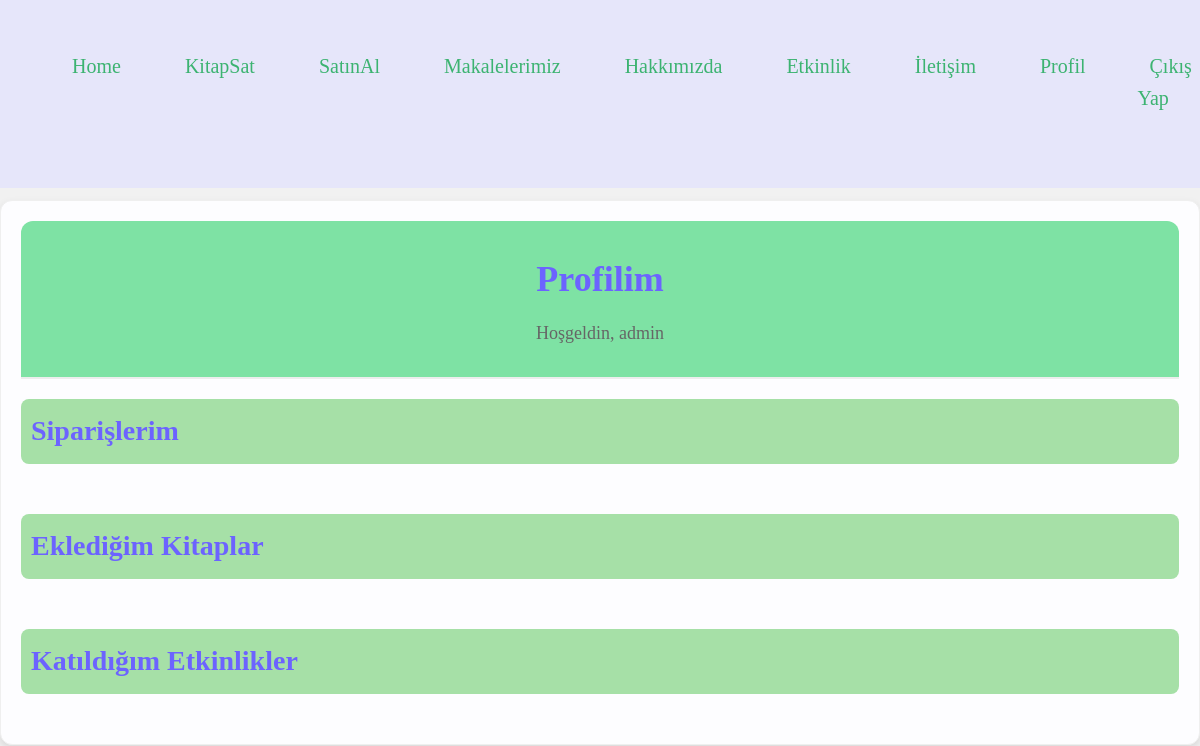
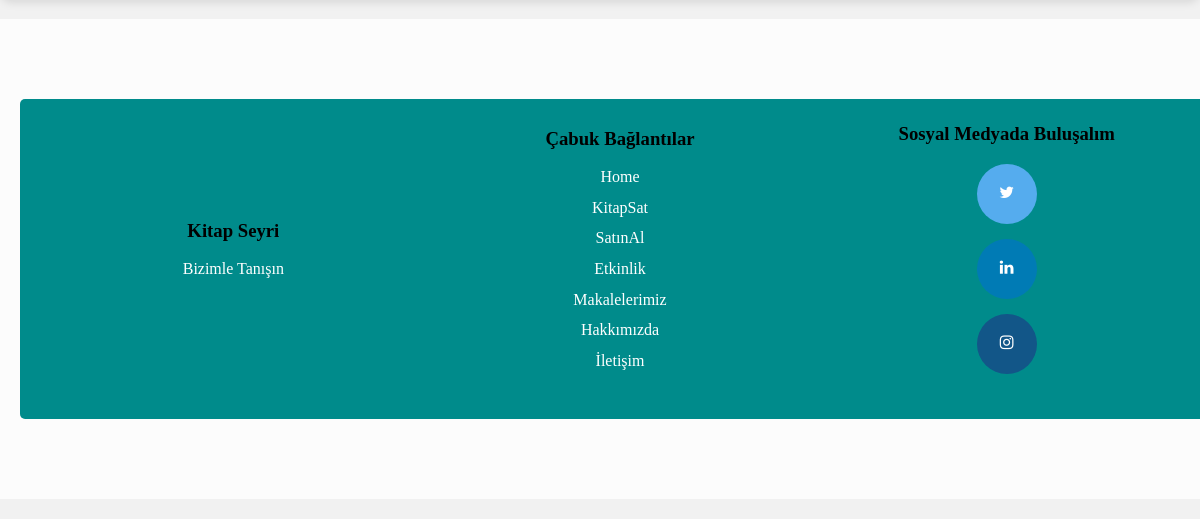
/account/profile/ (signed in), run on an earlier commit of the app's database (2 pictures, top to bottom).
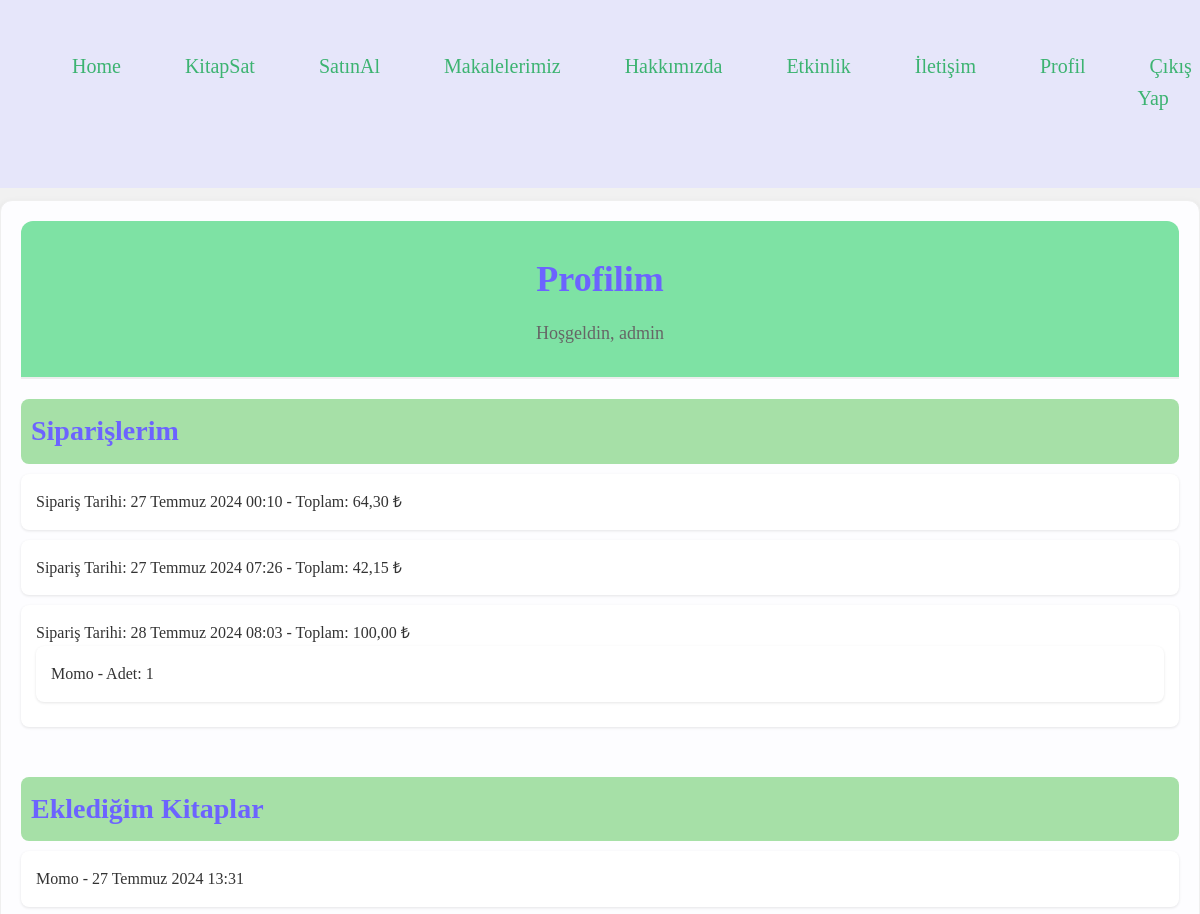
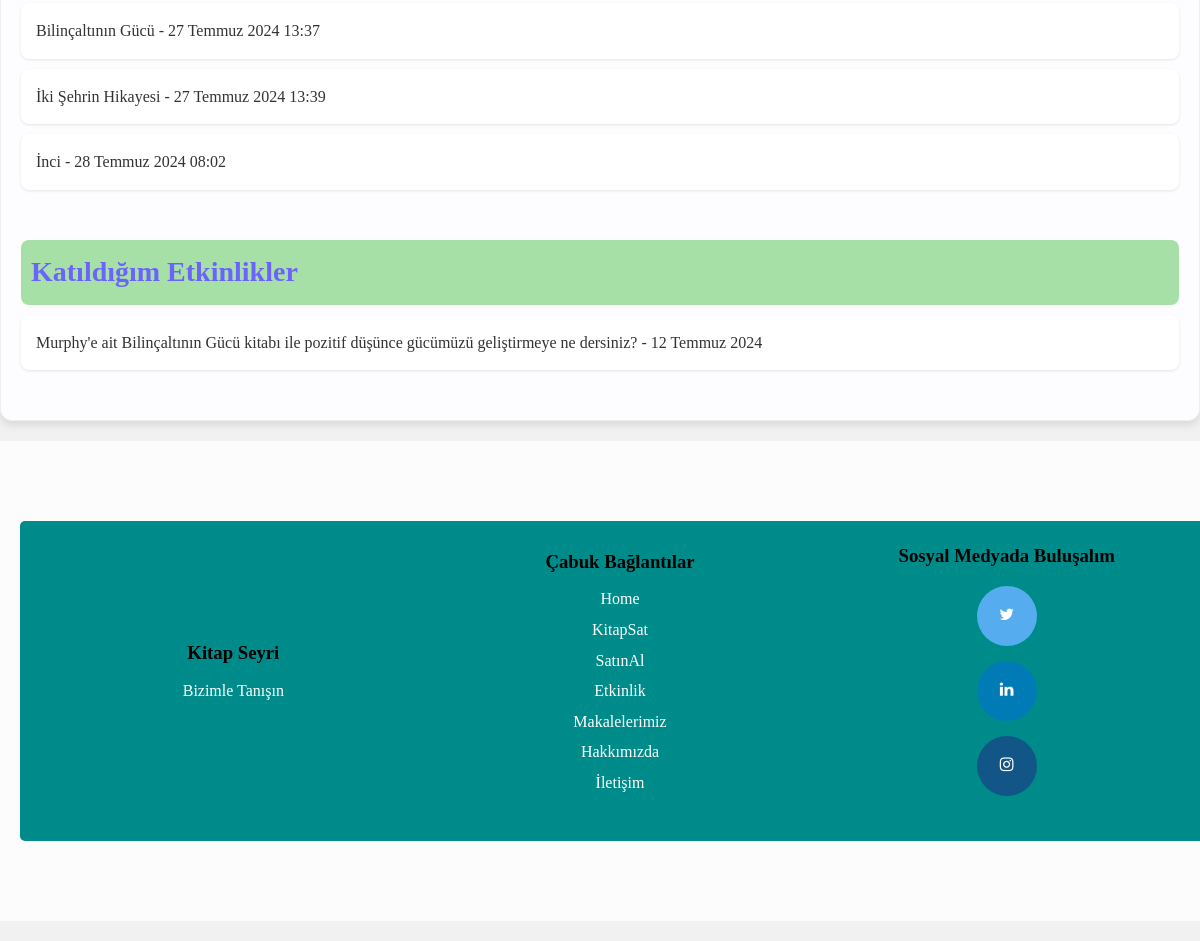
And on a later commit of the database (2 pictures, top to bottom).
### payment/models.py (models this page shows, shortened)
class PaymentOrder(models.Model):
    user = models.ForeignKey(User, on_delete=models.CASCADE)
    total_amount = models.DecimalField(max_digits=10, decimal_places=2)
    created_at = models.DateTimeField(auto_now_add=True)

class OrderItem(models.Model):
    order = models.ForeignKey(PaymentOrder, on_delete=models.CASCADE)
    book = models.ForeignKey(SellBook, on_delete=models.CASCADE)
    quantity = models.PositiveIntegerField(default=1)

### sellbook/models.py (models this page shows, shortened)
class SellBook(models.Model):
    bookname = models.CharField(max_length=255)
    authorname = models.CharField(max_length=255)
    price = models.DecimalField(max_digits=10, decimal_places=2)
    discount = models.DecimalField(max_digits=5, decimal_places=2, blank=True, null=True)
    booktype = models.ForeignKey(Category, on_delete=models.SET_NULL, null=True)
    booklang = models.ForeignKey(Language, on_delete=models.SET_NULL, null=True)
    bookimage = models.ImageField(upload_to='book_images/')
    seller = models.ForeignKey(User, on_delete=models.CASCADE, related_name='sell_books')
    created_at = models.DateTimeField(auto_now_add=True)

### activity/models.py (models this page shows, shortened)
class Event(models.Model):
    title = models.CharField(max_length=200)
    description = models.TextField()
    date = models.DateField()
    time = models.TimeField()
    location = models.CharField(max_length=200)
    image = models.ImageField(upload_to='events/')
    created_at = models.DateTimeField(auto_now_add=True)
    updated_at = models.DateTimeField(auto_now=True)

### account/views.py (the view)
# urls.py: path('profile/', views.profile, name='profile'),
@login_required
def profile(request):
    user_books = SellBook.objects.filter(seller=request.user)
    orders = PaymentOrder.objects.filter(user=request.user)
    joined_events = Event.objects.filter(participants__user=request.user)
    context = {
        'orders': orders,
        'user_books': user_books,
        'joined_events': joined_events,
    }
    return render(request, 'profile.html', context)

### templates/profile.html
{% extends 'partials/base.html' %}
{% block content %}
<div class="profile-container">
    <div class="profile-header">
        <h2>Profilim</h2>
        <p class="welcome-message">Hoşgeldin, {{ user.username }}</p>
    </div>
    <div class="profile-content">
        <div class="profile-section">
            <h3>Siparişlerim</h3>
            <ul>
                {% for order in orders %}
                <li>
                    Sipariş Tarihi: {{ order.created_at }} - Toplam: {{ order.total_amount }} ₺
                    <ul>
                        {% for item in order.orderitem_set.all %}
                        <li>{{ item.book.bookname }} - Adet: {{ item.quantity }}</li>
                        {% endfor %}
                    </ul>
                </li>
                {% endfor %}
            </ul>
        </div>
        <div class="profile-section">
            <h3>Eklediğim Kitaplar</h3>
            <ul>
                {% for book in user_books %}
                <li>{{ book.bookname }} - {{ book.created_at }}</li>
                {% endfor %}
            </ul>
        </div>
        <div class="profile-section">
            <h3>Katıldığım Etkinlikler</h3>
            <ul>
                {% for event in joined_events %}
                <li>{{ event.title }} - {{ event.date }}</li>
                {% endfor %}
            </ul>
        </div>
    </div>
</div>
{% endblock %}

What changed in the data, as far as the page shows it:
added PaymentOrder: created_at "27 Temmuz 2024 00:10", total_amount "64,30"
added PaymentOrder: created_at "27 Temmuz 2024 07:26", total_amount "42,15"
added PaymentOrder: created_at "28 Temmuz 2024 08:03", total_amount "100,00"
added OrderItem: book.bookname "Momo", quantity "1"
added SellBook: bookname "Momo", created_at "27 Temmuz 2024 13:31"
added SellBook: bookname "Bilinçaltının Gücü", created_at "27 Temmuz 2024 13:37"
added SellBook: bookname "İki Şehrin Hikayesi", created_at "27 Temmuz 2024 13:39"
added SellBook: bookname "İnci", created_at "28 Temmuz 2024 08:02"
now on this page (row unchanged): Event: title "Murphy'e ait Bilinçaltının Gücü kitabı ile pozitif düşünce gücümüzü geliştirmeye ne dersiniz?", date "12 Temmuz 2024"
